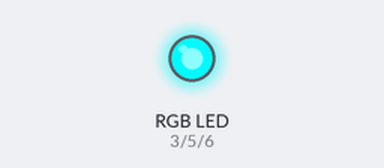
Bench run of a sketch on a simulated Arduino Uno, built with avr-gcc and run on an emulated ATmega328P. On the bench: an RGB LED mixed from three pins (HIGH = lit).

Above: at 0.05 s.
At 0.8 s:
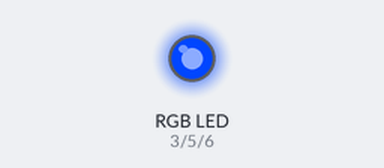
At 1.55 s:
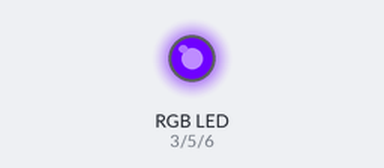
At 3.1 s:
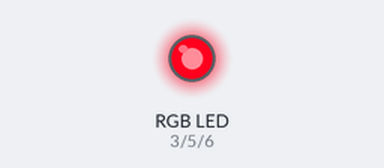
At 4.65 s:
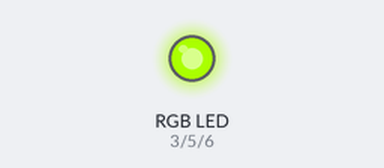
At 6.2 s:
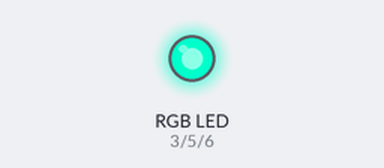
Timing chart, 0 to 8.3 s (numbered marks = the images above):
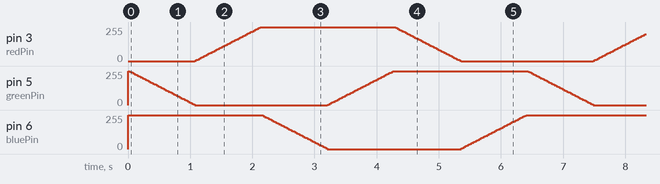

The sketch:

color_wheel.ino
```cpp
const int redPin = 3; //Pino do RED
const int greenPin = 5; //Pino do GREEN
const int bluePin = 6; //Pino do BLUE
const bool invert = true;
int color = 0; // valor HUE
int R, G, B; // variáveis RGB

void setup() {
  // pins driven by analogWrite do not need to be declared as outputs
}
void loop() {
  // Valor do brilho (0 - 255)
  int brightness = 255;

  hueToRGB(color, brightness);

  // Fornecer valores às variáveis
  analogWrite(redPin, R);
  analogWrite(greenPin, G);
  analogWrite(bluePin, B);

  color++;

  if (color > 255)
    color = 0;

  delay(25);
}

//Função de conversão da cor para os componentes RGB
void hueToRGB(int hue, int brightness) {
  //Hue à escala
  unsigned int scaledHue = (hue * 6);

  //Segmento de 0 a 5 (ciclo de cores)
  unsigned int segment = scaledHue / 256;

  //Posição no segmento
  unsigned int segmentOffset = scaledHue - (segment * 256);

  unsigned int complement = 0;
  unsigned int prev = (brightness * (255 - segmentOffset)) / 256;
  unsigned int next = (brightness * segmentOffset) / 256;

  if (invert) {
    brightness = 255 - brightness;
    complement = 255;
    prev = 255 - prev;
    next = 255 - next;
  }

  switch (segment) {
    case 0:  // red
      R = brightness;
      G = next;
      B = complement;
      break;
    case 1:  // yellow
      R = prev;
      G = brightness;
      B = complement;
      break;
    case 2:  // green
      R = complement;
      G = brightness;
      B = next;
      break;
    case 3:  // cyan
      R = complement;
      G = prev;
      B = brightness;
      break;
    case 4:  // blue
      R = next;
      G = complement;
      B = brightness;
      break;
    case 5:  // magenta
    default:
      R = brightness;
      G = complement;
      B = prev;
      break;
  }
}
```
